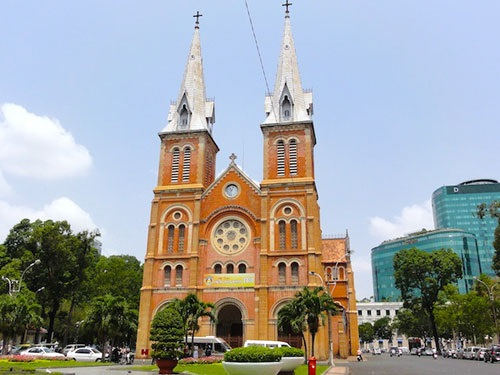
#> input picture AI Foundation Course/Course/Week 5/JupyterNotebook/img.jpg, 500 x 375 px; the run also reads 1 picture not shown here
$ jupyter execute --allow-errors Varian.ipynb
#> lines starting #> are read from the running program, lines starting #| are printed output that depends on the picture; long printed decimals are rounded
# Detect texture

[cell 1]
import numpy as np
import cv2
import math
from scipy.ndimage.filters import generic_filter

img  = cv2.imread('img.jpg')
#> img is the input picture: shape (375, 500, 3); mean B, G, R 162, 161.4, 157.9
gray = cv2.cvtColor(img, cv2.COLOR_BGR2GRAY)
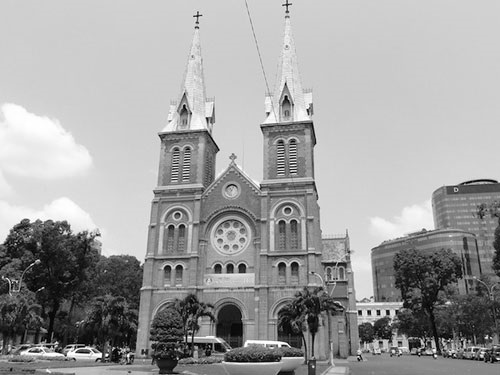
#> gray: shape (375, 500); min 0, max 255, mean 160.5
cv2.imwrite('edge_s1.jpg', gray)

x = gray.astype('float')
x_filt = generic_filter(x, np.std, size=7)
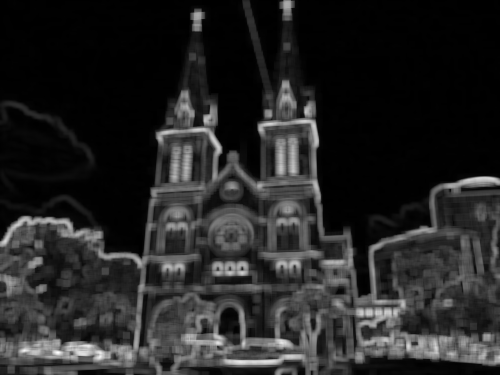
#> x_filt: shape (375, 500) float64; min 0, max 97.81, mean 14.6; drawn with min black and max white
cv2.imwrite('edge_s2.jpg', x_filt)
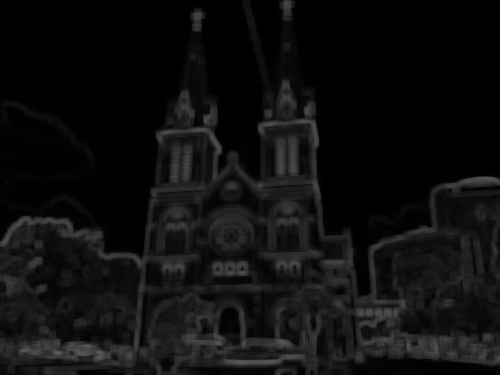
#> saved as edge_s2.jpg: shape (375, 500); min 0, max 98, mean 14.5

x_filt[x_filt < 20] = 0
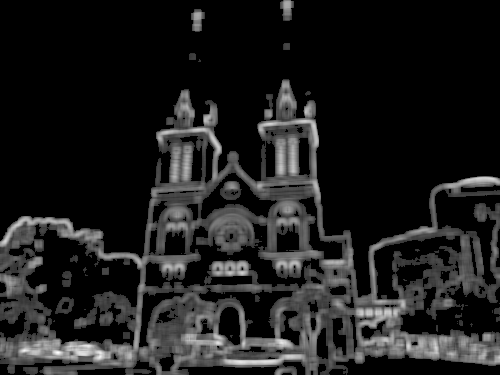
#> x_filt: shape (375, 500) float64; min 0, max 97.81, mean 11.5; drawn with min black and max white
cv2.imwrite('edge_s3.jpg', x_filt)

maxv = np.max(x_filt)
#> maxv = 97.81
print(maxv)
#| 97.807

x_filt = x_filt*2.5
cv2.imwrite('edge_s4.jpg', x_filt)
#> Out = True

Đối với các bài toán tìm texture ở trên, ban đầu ta chuyển ảnh về dạng grayscale, sau đó dùng hàm generic_filter() để
biến đổi các giá trị trong mảng pixel truyền vào dựa vào size và function - ở đây ta sử dụng function là np.std: hàm tính độ lệch chuẩn. Sau đó với loại bỏ các giá trị trong ảnh đã xử lý có pixel nhỏ hơn 1 giá trị nào đó để giảm các texture không cần thiết.
Nếu các giá trị pixel tương ứng với size đã qua xử lý mà khác nhau nhiều, phân bố rộng hay phương sai ~ độ lệch chuẩn lớn thì sau khi tìm được ảnh 3 ta sẽ nhân nó với 1 lượng tương ứng để scale giá trị pixel lớn  $\rightarrow$ 255 $\rightarrow$ ~ trắng

[cell 2]
"""
Use matplotlib to represent pixel in one row of original image (gray). Example row 100
"""

import matplotlib.pyplot as plt

plt.plot(gray[100])
plt.ylabel('some numbers')
plt.show()
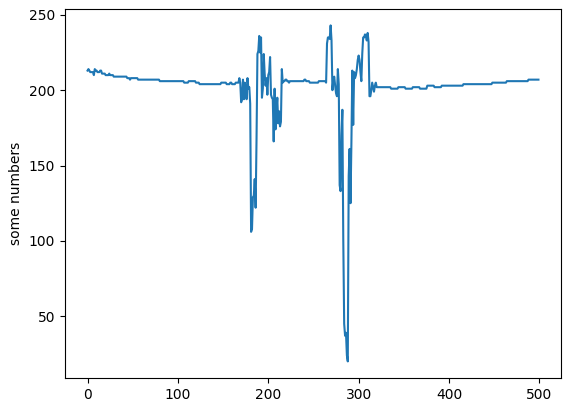
#> figure drawn by matplotlib, 1 panel; curve peaks at x = 269, y = 243

Ta xét 2 ảnh có texture rõ và không rõ, sau đó biểu diễn trong không gian 3 chiều như sau:

[cell 3]
import numpy as np
import cv2
import matplotlib.pyplot as plt
from mpl_toolkits.mplot3d import Axes3D
from matplotlib import cm

img  = cv2.imread('region_textureless.jpg', 0)

# create the x and y coordinate arrays (here we just use pixel indices)
xx, yy = np.mgrid[0:img.shape[0], 0:img.shape[1]]

# create the figure
fig = plt.figure()
#> (the rest of this cell did not finish here and is left out)

[cell 4]
import numpy as np
import cv2
import matplotlib.pyplot as plt
from mpl_toolkits.mplot3d import Axes3D
from matplotlib import cm

img  = cv2.imread('region_texture.jpg', 0)
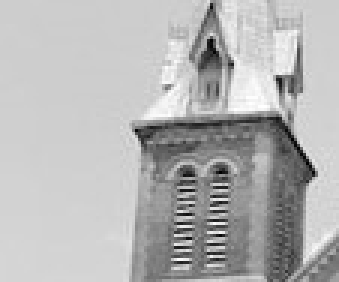
#> input picture AI Foundation Course/Course/Week 5/JupyterNotebook/region_texture.jpg, 113 x 94 px (shown 3 times larger)
#> img is the input picture: shape (94, 113); min 0, max 255, mean 180.5

# create the x and y coordinate arrays (here we just use pixel indices)
xx, yy = np.mgrid[0:img.shape[0], 0:img.shape[1]]

# create the figure
fig = plt.figure()
#> (the rest of this cell did not finish here and is left out)
